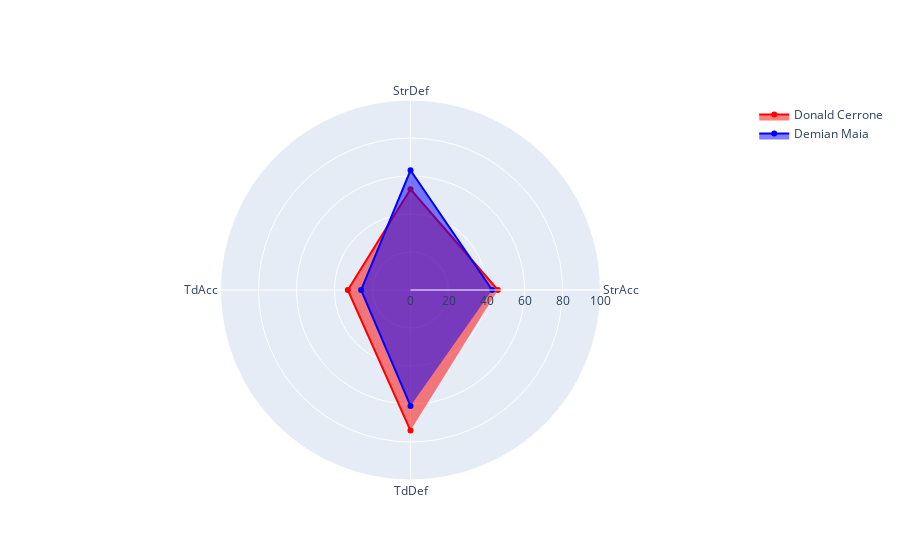

Source (notebook cell):
### Code cell
'''categorias = ['SLpM', 'StrAcc', 'SApM', 'StrDef', 'TdAvg', 'TdAcc', 'TdDef', 'SubAvg']
adelie2 = [10, 7, 5, 8, 6, 5, 9, 7]  # Estadísticas de Aalon Cruz
chinstrap2 = [8, 6, 8, 7, 5, 7, 6, 8]  # Estadísticas de Uros Medic

fig = go.Figure()

fig.add_trace(go.Scatterpolar(
    r=adelie2,
    theta=categorias,
    fill='toself',
    name='Donald Cerrone',
    line=dict(color='red'),  # Cambia el color de la línea del luchador 1 a rojo
    fillcolor='rgba(255, 0, 0, 0.5)'  # Establece el color de relleno (con transparencia) para el luchador 1
))

fig.add_trace(go.Scatterpolar(
    r=chinstrap2,
    theta=categorias,
    fill='toself',
    name='Demian Maia',
    line=dict(color='blue'),  # Cambia el color de la línea del luchador 2 a azul
    fillcolor='rgba(0, 0, 255, 0.5)'  # Establece el color de relleno (con transparencia) para el luchador 2
))

fig.update_layout(
    polar=dict(
        radialaxis=dict(
            visible=True,
            range=[0, 10]  # Ajusta el rango del eje radial según tus necesidades
        )
    )
)

fig.show()'''
categorias = ['StrAcc', 'StrDef', 'TdAcc', 'TdDef']

# Reemplaza 'Nombre_del_Primer_Luchador' y 'Nombre_del_Segundo_Luchador' con los nombres de los luchadores que deseas comparar
luchador1_data = dfwinners_fights.loc['Donald Cerrone', categorias].tolist()
luchador2_data = dfwinners_fights.loc['Demian Maia', categorias].tolist()

fig = go.Figure()

fig.add_trace(go.Scatterpolar(
    r=luchador1_data,
    theta=categorias,
    fill='toself',
    name='Donald Cerrone',
    line=dict(color='red'),
    fillcolor='rgba(255, 0, 0, 0.5)'
))

fig.add_trace(go.Scatterpolar(
    r=luchador2_data,
    theta=categorias,
    fill='toself',
    name='Demian Maia',
    line=dict(color='blue'),
    fillcolor='rgba(0, 0, 255, 0.5)'
))

fig.update_layout(
    polar=dict(
        radialaxis=dict(
            visible=True,
            range=[0, 100]  # Ajusta el rango del eje radial según tus necesidades
        )
    )
)

fig.show()

### Figure 1 — Plotly figure (JSON) as saved in the notebook; plotly's stock layout.template omitted (floating-point values rounded to 4 significant figures)
{"data": [{"fill": "toself", "fillcolor": "rgba(255, 0, 0, 0.5)", "line": {"color": "red"}, "name": "Donald Cerrone", "r": [46, 53, 33, 74], "theta": ["StrAcc", "StrDef", "TdAcc", "TdDef"], "type": "scatterpolar"}, {"fill": "toself", "fillcolor": "rgba(0, 0, 255, 0.5)", "line": {"color": "blue"}, "name": "Demian Maia", "r": [43, 63, 26, 61], "theta": ["StrAcc", "StrDef", "TdAcc", "TdDef"], "type": "scatterpolar"}], "layout": {"polar": {"radialaxis": {"range": [0, 100], "visible": true}}}}
